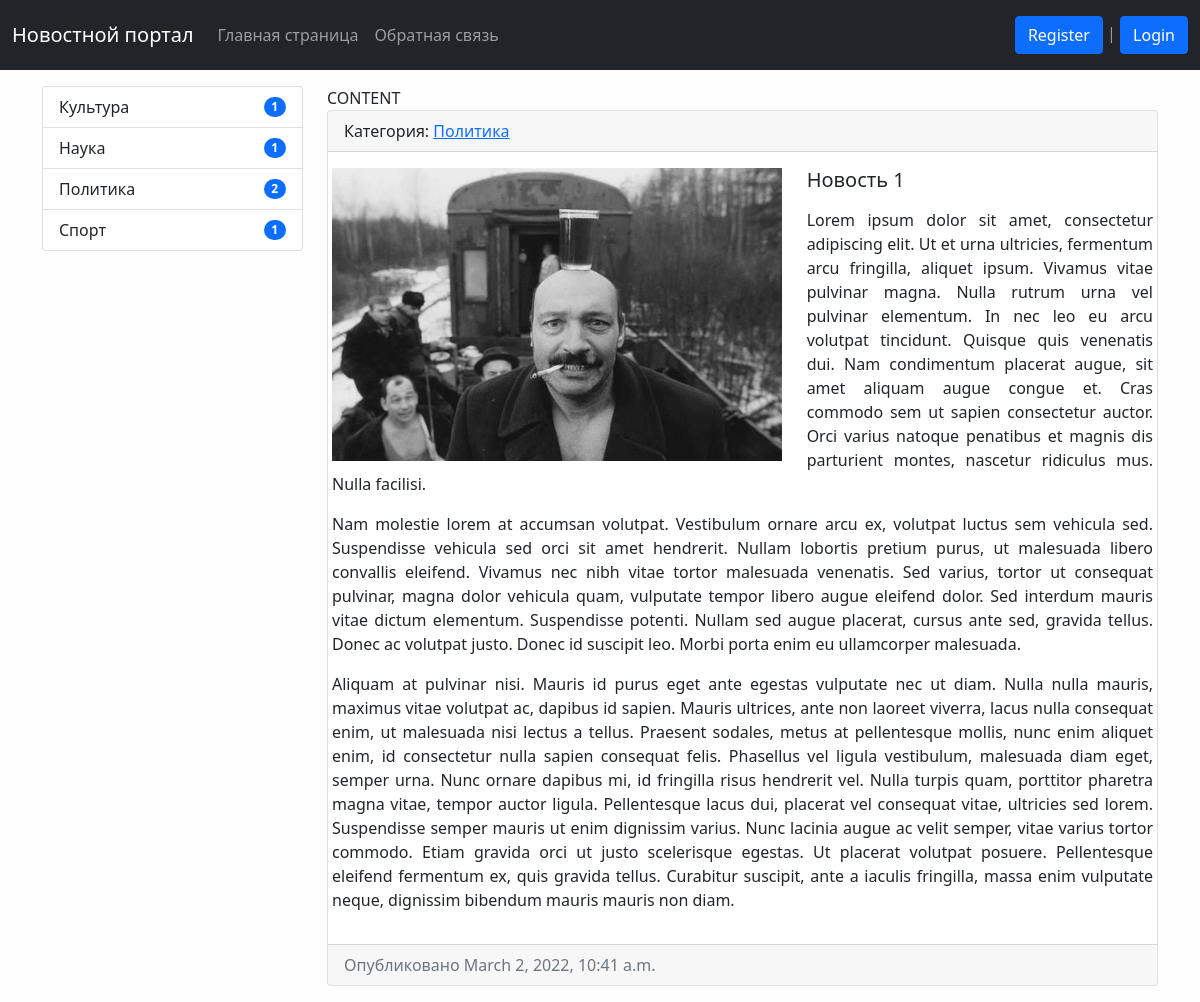
The page /news/1/ on the database its author committed.
### news/models.py (models this page shows, shortened)
class Category(models.Model):
    title = models.CharField(max_length=128, db_index=True,
                             verbose_name='Наименование категории')  # db_index - индексирует это поле
    def __str__(self):
        return self.title
    def get_absolute_url(self):
        return reverse('category', kwargs={'category_id': self.pk})
    class Meta:
        verbose_name = 'Категория'  # меняет название модели в админке
        verbose_name_plural = 'Категории'
        ordering = ['title']

class News(models.Model):
    title = models.CharField(max_length=128, verbose_name='Наименование')
    content = models.TextField(blank=True, verbose_name='Контент')  # не обязательно к заполнению
    created_at = models.DateTimeField(auto_now_add=True, verbose_name='Дата публикации')
    updated_at = models.DateTimeField(auto_now=True, verbose_name='Обновлено')
    photo = models.ImageField(upload_to='photos/%Y/%m/%d/', verbose_name='Фото',
                              blank=True)  # upload_to куда сохранять загруженные файлы.
    is_published = models.BooleanField(default=True, verbose_name='Опубликовано')
    category = models.ForeignKey('Category', on_delete=models.PROTECT, null=True, blank=True,
                                 verbose_name='Категория')  # Можно заполнять налами
    views = models.IntegerField(default=0, verbose_name='Просмотры')
    class Meta:
        verbose_name = 'Новость'  # меняет название модели в админке
        verbose_name_plural = 'Новости'
        ordering = ['-created_at', 'title']

### news/views.py (the view)
# urls.py: path('news/<int:news_id>/', ViewNews.as_view(), name='view_news'),
class ViewNews(DetailView):
    model = News
    template_name = 'news/news_details.html'
    pk_url_kwarg = 'news_id'  # определяет, что брать за pk
    context_object_name = 'news_item'
    def get_object(self, queryset=None):
        obj = super().get_object()
        obj.views += 1
        obj.save()
        return obj

### news/templatetags/news_tags.py (called while the page is built)
@register.inclusion_tag('news/list_categories.html')
def show_categories():
    categories = cache.get('categories')
    if not categories:
        categories = Category.objects.annotate(cnt=Count('news', filter=F('news__is_published'))).filter(
            cnt__gt=0)  # отображать непустые категории, в цифрах фильтровать неопубликованные
    cache.set('categories', categories, 60)
    return {"categories": categories}

### news/templates/news/news_details.html (shortened to what this page needs)
{% extends 'base.html' %}
{%block sidebar %}
{% include 'inc/_sidebar.html'%}
{% endblock %}
{%block content %}
<div class="card mb-3">
    <div class="card-header">
        Категория: <a href="{{ news_item.category.get_absolute_url }}">{{news_item.category}}</a>
    </div>
    <div class="row">
        <div class="card-body">
            {%if news_item.photo%}
            <img src="{{ news_item.photo.url }}" alt="" width="450" class="img-responsive img-circle img-left">
            {%else%}
            <img src="/media/photos/2022/03/09/1572352177_0_0_3003_1689_1920x0_80_0_0_fce871df5152d57016f94d940a0f5ecd.jpg"
                 width="450" alt="" class="img-responsive img-circle img-left">
            {%endif%}
            <h5 class="card-title">{{news_item.title}}</h5>
            <p class="card-text">{{news_item.content|safe|linebreaks}}</p>
        </div>
    </div>
    <div class="card-footer text-muted">
        Опубликовано {{news_item.created_at}}
    </div>
</div>
{% endblock %}

### news/templates/news/list_categories.html
<div class="list-group">
    {%for item in categories%}
    <a href="{{  item.get_absolute_url  }}"
       class="list-group-item list-group-item-action d-flex justify-content-between align-items-center"
       aria-current="true">
        {{item.title}}
        <span class="badge bg-primary rounded-pill">{{ item.cnt }}</span>
    </a>
    {%endfor%}
</div>

### templates/inc/_style.html (style rules this page uses)
body { background-color: #fefefe; }
img { float: left; margin-right: 3%; }
p { text-align: justify; }

### rows shown on the page
Category: title "Культура", cnt "1"
Category: title "Наука", cnt "1"
Category: title "Политика", cnt "2"
Category: title "Спорт", cnt "1"
News: category "Политика", photo (picture), title "Новость 1", content "Lorem ipsum dolor sit amet, consectetur adipiscing elit. Ut et urna ultricies, fermentum arcu fringilla, aliquet ipsum. Vivamus vitae pulvinar magna. Nulla rutrum urna vel pulvinar elementum. In nec leo eu arcu volutpat tincidunt. Quisque quis venenatis dui. Nam condimentum placerat augue, sit amet aliquam augue congue et. Cras commodo sem ut sapien consectetur auctor. Orci varius natoque penatibus et magnis dis parturient montes, nascetur ridiculus mus. Nulla facilisi. Nam molestie lorem at accumsan volutpat. Vestibulum ornare arcu ex, volutpat luctus sem vehicula sed. Suspendisse vehicula sed orci sit amet hendrerit. Nullam lobortis pretium purus, ut malesuada libero convallis eleifend.…", created_at "March 2, 2022, 10:41 a.m."
